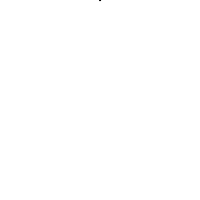
Frame 1 (no input)
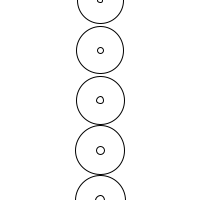
Frame 60 (the mouse pressed at the canvas centre just before this capture)
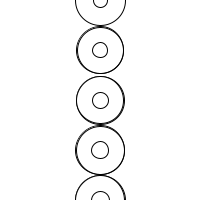
Frame 120 (the mouse held since frame 60 and released just before this capture)

The Processing sketch that drew these frames (run headless with seeded random() and noise(); from frame 60 on, the mouse is pressed at the canvas centre):

// Processing sketch: processing_167337
// ── processing_167337.pde


float a=1;
float b=0;

void setup(){
  //Setting up background size
  size(200,200); 
  //Setting up a white background
  background(255); 
 
}

void draw(){

 //circle with expanding size center 100x axis)

ellipse(100,b,a,a);

//a increases by 1
a=a+1;
//maximum size
if (a>50) {
  a=0;
}

b=b+50;
//maximum distance
if (b>200){
  b=0;
}



}
